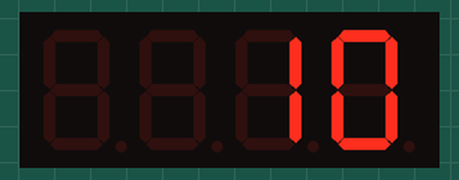
Bench run of a sketch on a simulated Arduino Uno, built with avr-gcc and run on an emulated ATmega328P. On the bench: 4-digit seven-segment display.

Above: at 0.1 s.
At 2.1 s:
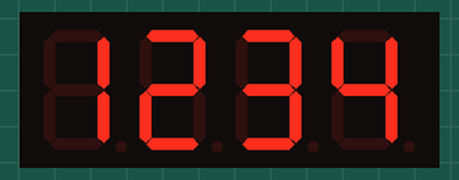
At 4.1 s:
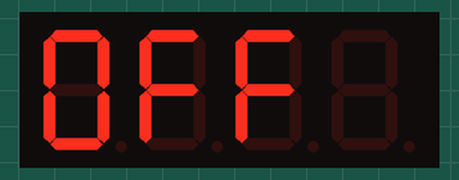
At 13.02 s:
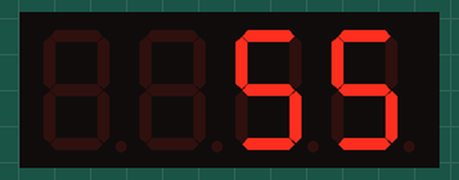
At 21.99 s:
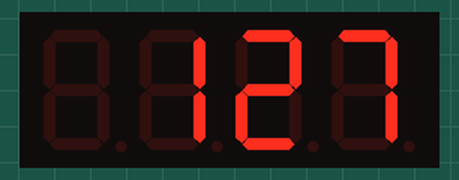
At 39.93 s:
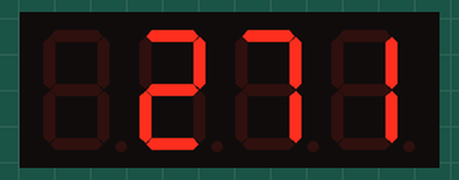

Measured:
- what the display in image 1 shows lasts 2.0 s, from 2.1 s to 4.1 s

The sketch:

7-Segment.ino
```cpp
#include "TM1637.h"

const int CLK = A3;
const int DIO = A2;

TM1637 sevenSegment(CLK, DIO);

void setup() {
  sevenSegment.init(); //initialize
  sevenSegment.set(7); // BRIGHT 0-7;

  sevenSegment.displayNum(10);
  delay(2000);

  sevenSegment.displayNum(1234);
  delay(2000);

  sevenSegment.displayStr("0FF");
  delay(2000);
}

int number = 0;

void loop() {
  sevenSegment.displayNum(number++);
  delay(100);
}
```
